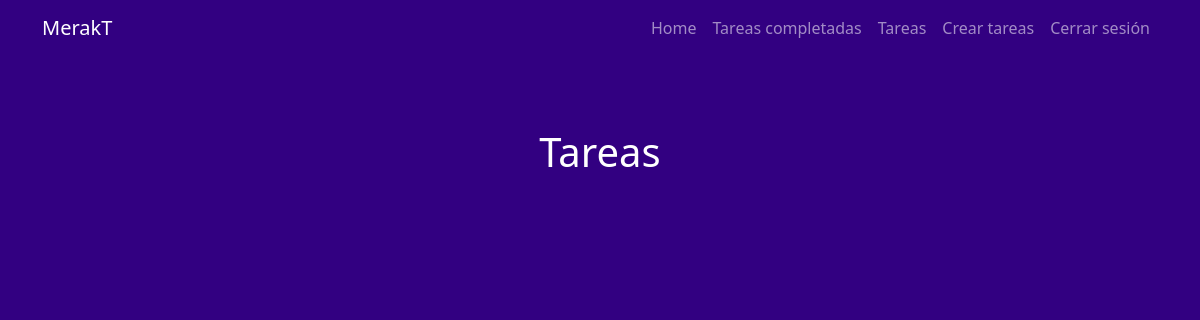
The app's page /tasks/ (signed in), older data.
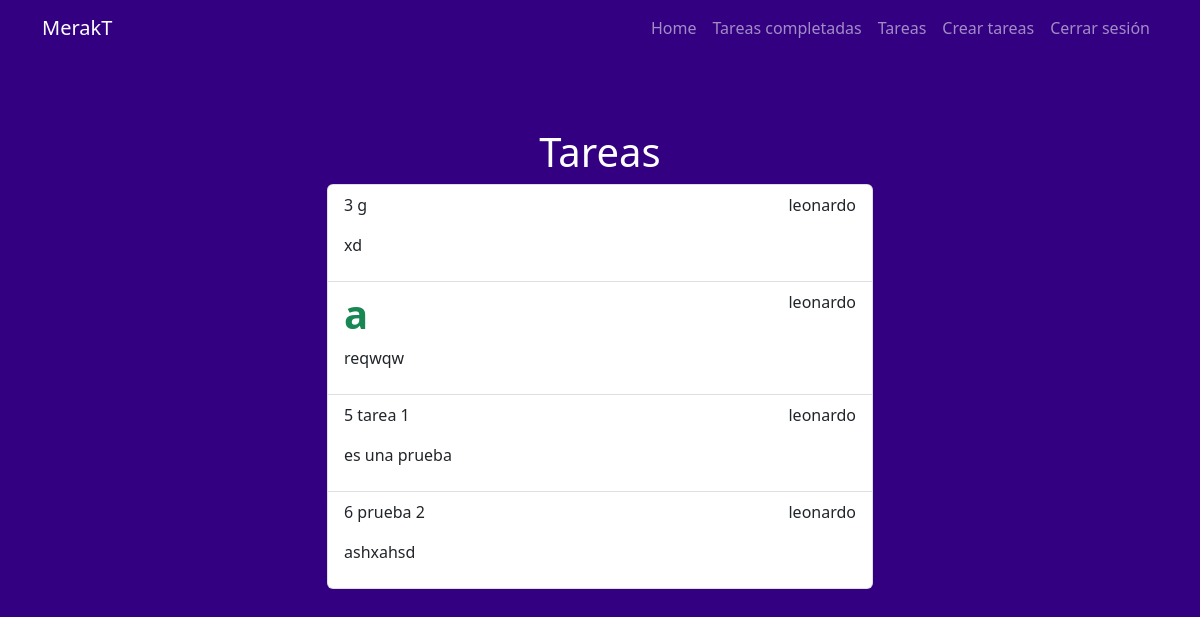
The same page, newer data.
### tasks/models.py (models this page shows, shortened)
class Task(models.Model): #crea una tabla en sql
  title = models.CharField(max_length=200)
  description = models.TextField(max_length=1000)
  created = models.DateTimeField(auto_now_add=True) #para la fecha que se creo
  datecompleted = models.DateTimeField(null=True, blank=True)
  important = models.BooleanField(default=False)
  user = models.ForeignKey(User, on_delete=models.CASCADE) #para poder vincular dos tablas

### tasks/views.py (the view)
# urls.py: path('tasks/', views.tasks, name='tasks'),
@login_required #el login requerido es por una libreria de django
def tasks(request):
    tasks = Task.objects.filter(user=request.user, datecompleted__isnull=True)
    return render(request, 'tasks.html', {"tasks": tasks})

### tasks/templates/tasks.html (shortened to what this page needs)
{% extends 'base.html' %}
{% block content %}
<main class="container">
  <div class="row">
    <div class="col-md-6 offset-md-3 mt-5">
      <h1 class="text-white col-md-4 offset-md-4 mt-4 col-12 text-center">Tareas</h1>
        <ul class="list-group">
          {% for task in tasks %}
          <a class="list-group-item" href="{% url 'task_detail' task.id %}">
            <header class="d-flex justify-content-between">
              {% if task.important %}
              <h1 class="fw-bold text-success">{{task.title}}</h1>
              {% else %} {{task.id}} {{task.title}} {% endif %}
              <p>{{task.user.username}}</p>
            </header>
              <p>{{task.description}}</p>
          {% endfor %}
        </ul>
    </div>
  </div>
</main>
{% endblock %}

### tasks/templates/base.html (shortened to what this page needs)
<!DOCTYPE html>
<html lang="en">
  <head>
    <link rel="stylesheet" href="https://cdn.jsdelivr.net/npm/bootstrap@5.2.0/dist/css/bootstrap.min.css">
    <link rel="stylesheet" href="style.css">
  </head>
  <body class="bg-purple">
    {% include '_navbar.html' %}
    {% block content %}{% endblock %}
  </body>
</html>

### tasks/templates/_navbar.html (shortened to what this page needs)
<nav class="navbar navbar-expand-lg navbar-dark " style="background-color: #320081;">
  <div class="container">
    <a class="navbar-brand" href="/">MerakT</a>
    <div class="collapse navbar-collapse" id="navbarNav">
      <ul class="navbar-nav ms-auto">
        <li class="nav-item">
          <a href="/" class="nav-link">Home</a>
        </li>
        {% if user.is_authenticated %}
        <li class="nav-item">
          <a href="{% url 'tasks_completed' %}" class="nav-link"
            >Tareas completadas</a
          >
        </li>
        <li class="nav-item">
          <a href="{% url 'tasks' %}" class="nav-link">Tareas</a>
        </li>
        <li class="nav-item">
          <a href="{% url 'create_task' %}" class="nav-link">Crear tareas</a>
        </li>
        <li class="nav-item">
          <a class="nav-link" href="/logout">Cerrar sesión</a>
        </li>
        {% endif %}
      </ul>
    </div>
  </div>
</nav>

### tasks/templates/style.css (style rules this page uses)
body { background-color: purple; }

### tasks/templates/base.html (style rules this page uses)
body { background-color: #320081; }

Row changes from the older to the newer data that the page shows:
added Task: id "3", title "g", user.username "leonardo", description "xd"
added Task: title "a", user.username "leonardo", description "reqwqw"
added Task: id "5", title "tarea 1", user.username "leonardo", description "es una prueba"
added Task: id "6", title "prueba 2", user.username "leonardo", description "ashxahsd"
